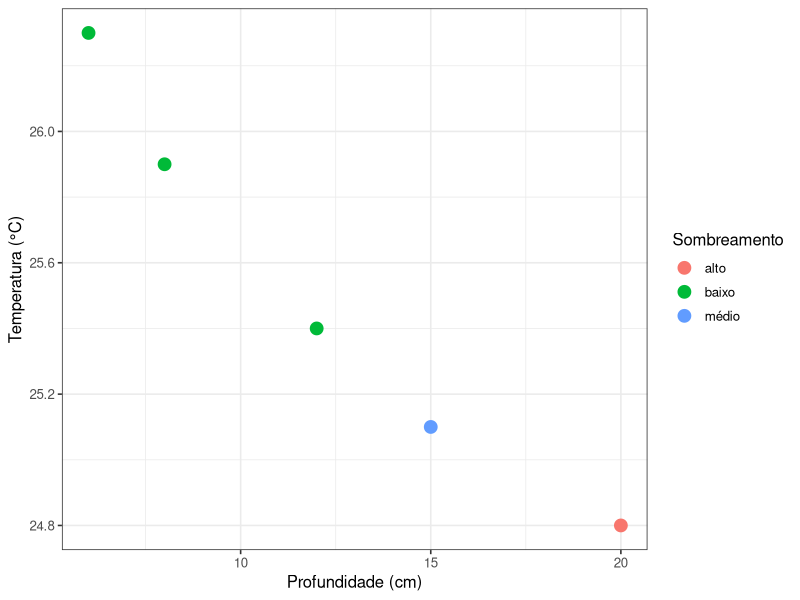
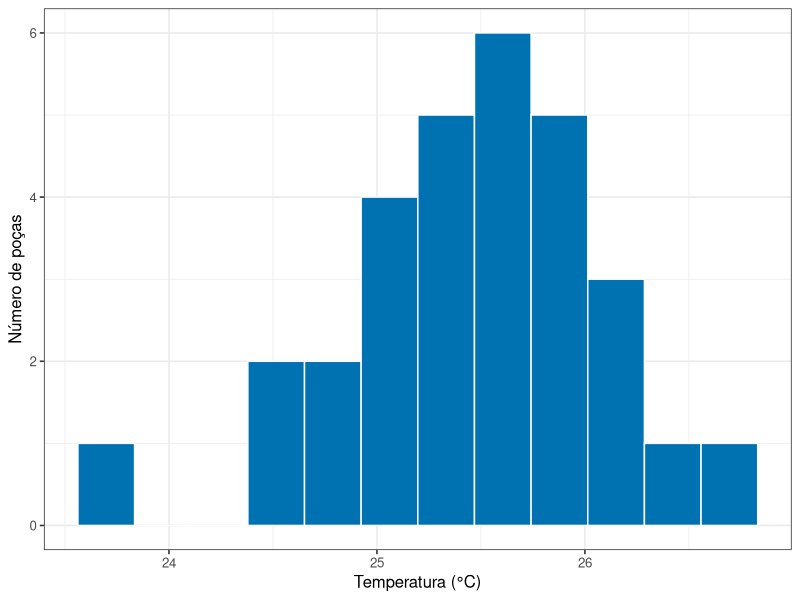

Recreate these plots in R, in order.
## ---- chunk 1
library(tidyverse)
theme_set(theme_bw(base_size = 12))
## ---- chunk 2
temperatura <- c(25.4, 25.9, 24.8, 26.3, 25.1)
temperatura
## ---- chunk 3
length(temperatura)
mean(temperatura)
sd(temperatura)
## ---- chunk 4
pocas <- tibble(
  poca = 1:5,
  temperatura = c(25.4, 25.9, 24.8, 26.3, 25.1),
  profundidade = c(12, 8, 20, 6, 15),
  sombreamento = c("baixo", "baixo", "alto", "baixo", "médio")
)

pocas
## ---- chunk 5
glimpse(pocas)
## ---- chunk 6
pocas |> filter(profundidade > 10)
## ---- chunk 7
pocas |> select(poca, temperatura)
## ---- chunk 8
pocas |> mutate(diferenca = temperatura - mean(temperatura))
## ---- chunk 9
pocas |>
  group_by(sombreamento) |>
  summarise(
    n = n(),
    media = mean(temperatura),
    desvio = sd(temperatura)
  )
## ---- chunk 10
#| label: fig-lab01-dispersao
#| fig-cap: "Temperatura em função da profundidade nas cinco poças, com o sombreamento indicado pela cor."
#| fig-height: 3.4

ggplot(pocas, aes(x = profundidade, y = temperatura, colour = sombreamento)) +
  geom_point(size = 4) +
  labs(x = "Profundidade (cm)", y = "Temperatura (°C)", colour = "Sombreamento")
## ---- chunk 11
rnorm(5, mean = 25.5, sd = 0.6)
## ---- chunk 12
#| label: fig-lab01-histograma
#| fig-cap: "Distribuição da temperatura em trinta poças simuladas com média 25,5 °C e desvio-padrão 0,6 °C."
#| fig-height: 3.2

simuladas <- tibble(
  poca = 1:30,
  temperatura = rnorm(30, mean = 25.5, sd = 0.6)
)

ggplot(simuladas, aes(x = temperatura)) +
  geom_histogram(bins = 12, fill = "#0072B2", colour = "white") +
  labs(x = "Temperatura (°C)", y = "Número de poças")
## ---- chunk 13
simuladas |>
  summarise(
    media = mean(temperatura),
    desvio = sd(temperatura)
  )
## ---- chunk 14
amostra_a <- rnorm(30, mean = 25.5, sd = 0.6)
amostra_b <- rnorm(30, mean = 25.5, sd = 0.6)

media_a <- mean(amostra_a)
media_b <- mean(amostra_b)

c(media_a, media_b)
## ---- chunk 15
#| echo: false
dif_txt <- formatC(abs(media_a - media_b), format = "f", digits = 2, decimal.mark = ",")
